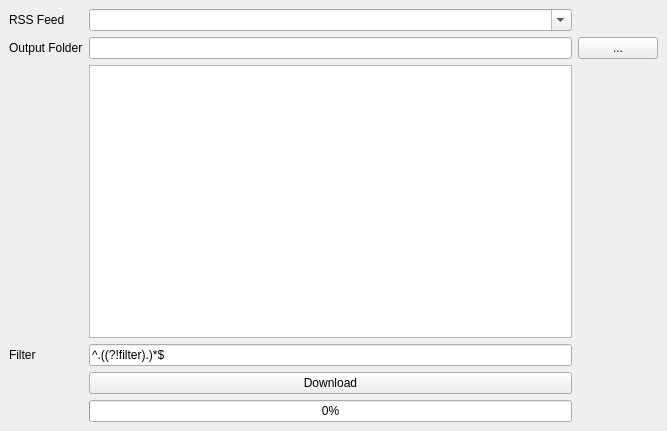
<?xml version="1.0" encoding="UTF-8"?>
<ui version="4.0">
 <class>MainUI</class>
 <widget class="QMainWindow" name="MainUI">
  <property name="geometry">
   <rect>
    <x>0</x>
    <y>0</y>
    <width>667</width>
    <height>431</height>
   </rect>
  </property>
  <property name="windowTitle">
   <string>Podcast Downloader</string>
  </property>
  <widget class="QWidget" name="centralwidget">
   <property name="styleSheet">
    <string notr="true"/>
   </property>
   <layout class="QGridLayout" name="gridLayout">
    <item row="6" column="2">
     <widget class="QProgressBar" name="progressBar">
      <property name="value">
       <number>0</number>
      </property>
     </widget>
    </item>
    <item row="0" column="0">
     <widget class="QLabel" name="label">
      <property name="text">
       <string>RSS Feed</string>
      </property>
     </widget>
    </item>
    <item row="4" column="2">
     <widget class="QLineEdit" name="lineEditFilter">
      <property name="text">
       <string>^.((?!filter).)*$</string>
      </property>
     </widget>
    </item>
    <item row="1" column="2">
     <widget class="QLineEdit" name="lineEditFolder"/>
    </item>
    <item row="1" column="3">
     <widget class="QPushButton" name="pushButtonFolder">
      <property name="text">
       <string>...</string>
      </property>
     </widget>
    </item>
    <item row="5" column="2">
     <widget class="QPushButton" name="pushButtonDownload">
      <property name="text">
       <string>Download</string>
      </property>
     </widget>
    </item>
    <item row="4" column="0">
     <widget class="QLabel" name="label_3">
      <property name="text">
       <string>Filter</string>
      </property>
     </widget>
    </item>
    <item row="2" column="2">
     <widget class="QTreeView" name="treeView">
      <property name="alternatingRowColors">
       <bool>true</bool>
      </property>
      <property name="selectionMode">
       <enum>QAbstractItemView::MultiSelection</enum>
      </property>
      <property name="rootIsDecorated">
       <bool>false</bool>
      </property>
      <property name="sortingEnabled">
       <bool>true</bool>
      </property>
     </widget>
    </item>
    <item row="1" column="0">
     <widget class="QLabel" name="label_2">
      <property name="text">
       <string>Output Folder</string>
      </property>
     </widget>
    </item>
    <item row="0" column="2">
     <widget class="QComboBox" name="comboBoxRss">
      <property name="editable">
       <bool>true</bool>
      </property>
     </widget>
    </item>
   </layout>
  </widget>
  <widget class="QMenuBar" name="menubar">
   <property name="geometry">
    <rect>
     <x>0</x>
     <y>0</y>
     <width>667</width>
     <height>20</height>
    </rect>
   </property>
  </widget>
 </widget>
 <resources/>
 <connections/>
</ui>
